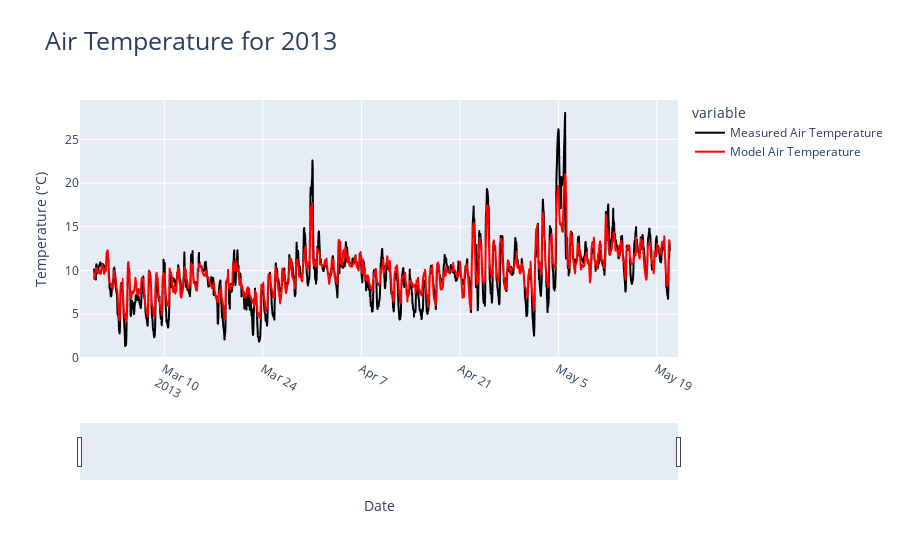
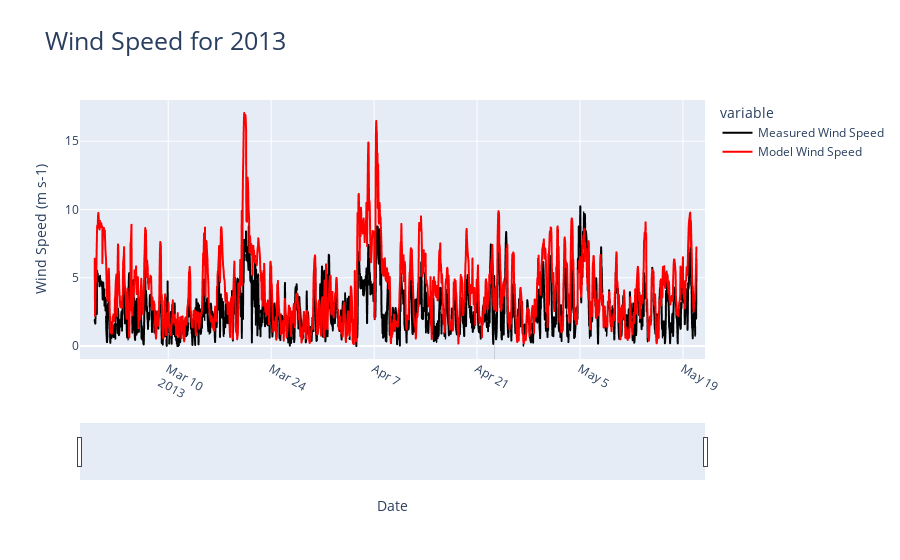
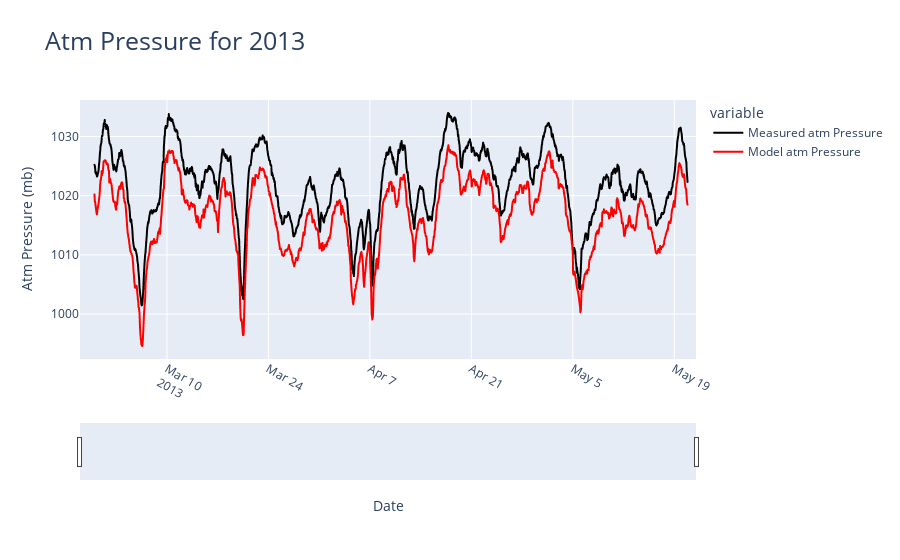

Source (notebook cell) for these figures, in order:
### Code cell
import pandas as pd
import scipy.io as sio
from scipy import signal, stats
import numpy as np
import datetime
import plotly.express as px
from plotly.subplots import make_subplots
import plotly.graph_objects as go
import re
import coare36vn_zrf_et
import os

weatherDF = pd.read_csv('weather_12_13_measuredvalues.csv', parse_dates = ['DN'])

heatFluxModelDF = pd.read_csv('weather12_13_flux.csv', parse_dates = ['Tm (UTC)'])
heatFluxModelDF = pd.merge(left = weatherDF, right = heatFluxModelDF, how = 'inner',  left_on = 'DN', right_on = 'Tm (UTC)')
heatFluxModelDF = heatFluxModelDF.drop('Tm (UTC)', axis = 1)

tempFigLabels = ['Measured Air Temperature', 'Model Air Temperature']
tempfig = px.line(x = heatFluxModelDF['DN'], y = [heatFluxModelDF["MeasuredAirTemp"], heatFluxModelDF["Tair (degC)"]], color_discrete_sequence= ["black", "red"], title = "Air Temperature")
for idx in range(len(tempFigLabels)):
    tempfig.data[idx].name = tempFigLabels[idx]
    tempfig.data[idx].hovertemplate = 'variable=' + tempFigLabels[idx] + '<br>x=%{x}<br>value=%{y}<extra></extra>'
    tempfig.data[idx].legendgroup = tempFigLabels[idx]
tempfig.update_layout(title=dict(text= "Air Temperature for 2013", font=dict(size=25)))
tempfig.update_xaxes(tickangle=30)
tempfig.update_xaxes(rangeslider_visible=True)
tempfig.update_xaxes(range = [pd.Timestamp('2013-02-26'),pd.Timestamp('2013-05-22')])
tempfig.update_layout(xaxis_title="Date", yaxis_title="Temperature (°C)")
tempfig.show()


windFigLabels = ['Measured Wind Speed', 'Model Wind Speed']
windfig = px.line(x = heatFluxModelDF['DN'], y = [heatFluxModelDF["U"], heatFluxModelDF["U (m s-1)"]], color_discrete_sequence= ["black", "red"], title = "Wind Speed")
for idx in range(len(windFigLabels)):
    windfig.data[idx].name = windFigLabels[idx]
    windfig.data[idx].hovertemplate = 'variable=' + windFigLabels[idx] + '<br>x=%{x}<br>value=%{y}<extra></extra>'
    windfig.data[idx].legendgroup = windFigLabels[idx]
windfig.update_layout(title=dict(text= "Wind Speed for 2013", font=dict(size=25)))
windfig.update_xaxes(tickangle=30)
windfig.update_xaxes(rangeslider_visible=True)
windfig.update_xaxes(range = [pd.Timestamp('2013-02-26'),pd.Timestamp('2013-05-22')])
windfig.update_layout(xaxis_title="Date", yaxis_title="Wind Speed (m s-1)")
windfig.show()

roFigLabels = ['Measured atm Pressure', 'Model atm Pressure']
rofig = px.line(x = heatFluxModelDF['DN'], y = [heatFluxModelDF['atm Pressure'], heatFluxModelDF['P (mb)']], color_discrete_sequence= ["black", "red"], title = "Atm Pressure")
for idx in range(len(roFigLabels)):
    rofig.data[idx].name = roFigLabels[idx]
    rofig.data[idx].hovertemplate = 'variable=' + roFigLabels[idx] + '<br>x=%{x}<br>value=%{y}<extra></extra>'
    rofig.data[idx].legendgroup = roFigLabels[idx]
rofig.update_layout(title=dict(text= "Atm Pressure for 2013", font=dict(size=25)))
rofig.update_xaxes(tickangle=30)
rofig.update_xaxes(rangeslider_visible=True)
rofig.update_xaxes(range = [pd.Timestamp('2013-02-26'),pd.Timestamp('2013-05-22')])
rofig.update_layout(xaxis_title="Date", yaxis_title="Atm Pressure (mb)")
rofig.show()

### Figure 1 — Plotly figure (JSON) as saved in the notebook; plotly's stock layout.template omitted (floating-point values rounded to 4 significant figures; data arrays with more than 128 entries replaced by an {"elided": "..."} marker saying what was removed)
{"data": [{"hovertemplate": "variable=Measured Air Temperature<br>x=%{x}<br>value=%{y}<extra></extra>", "legendgroup": "Measured Air Temperature", "line": {"color": "black", "dash": "solid"}, "marker": {"symbol": "circle"}, "mode": "lines", "name": "Measured Air Temperature", "showlegend": true, "type": "scattergl", "x": {"elided": "1965 str values"}, "xaxis": "x", "y": {"elided": "1965 float values"}, "yaxis": "y"}, {"hovertemplate": "variable=Model Air Temperature<br>x=%{x}<br>value=%{y}<extra></extra>", "legendgroup": "Model Air Temperature", "line": {"color": "red", "dash": "solid"}, "marker": {"symbol": "circle"}, "mode": "lines", "name": "Model Air Temperature", "showlegend": true, "type": "scattergl", "x": {"elided": "1965 str values"}, "xaxis": "x", "y": {"elided": "1965 float values"}, "yaxis": "y"}], "layout": {"legend": {"title": {"text": "variable"}, "tracegroupgap": 0}, "title": {"font": {"size": 25}, "text": "Air Temperature for 2013"}, "xaxis": {"anchor": "y", "domain": [0, 1], "range": ["2013-02-26T00:00:00", "2013-05-22T00:00:00"], "rangeslider": {"visible": true}, "tickangle": 30, "title": {"text": "Date"}}, "yaxis": {"anchor": "x", "domain": [0, 1], "title": {"text": "Temperature (°C)"}}}}

### Figure 2 — Plotly figure (JSON) as saved in the notebook; plotly's stock layout.template omitted (floating-point values rounded to 4 significant figures; data arrays with more than 128 entries replaced by an {"elided": "..."} marker saying what was removed)
{"data": [{"hovertemplate": "variable=Measured Wind Speed<br>x=%{x}<br>value=%{y}<extra></extra>", "legendgroup": "Measured Wind Speed", "line": {"color": "black", "dash": "solid"}, "marker": {"symbol": "circle"}, "mode": "lines", "name": "Measured Wind Speed", "showlegend": true, "type": "scattergl", "x": {"elided": "1965 str values"}, "xaxis": "x", "y": {"elided": "1965 float values"}, "yaxis": "y"}, {"hovertemplate": "variable=Model Wind Speed<br>x=%{x}<br>value=%{y}<extra></extra>", "legendgroup": "Model Wind Speed", "line": {"color": "red", "dash": "solid"}, "marker": {"symbol": "circle"}, "mode": "lines", "name": "Model Wind Speed", "showlegend": true, "type": "scattergl", "x": {"elided": "1965 str values"}, "xaxis": "x", "y": {"elided": "1965 float values"}, "yaxis": "y"}], "layout": {"legend": {"title": {"text": "variable"}, "tracegroupgap": 0}, "title": {"font": {"size": 25}, "text": "Wind Speed for 2013"}, "xaxis": {"anchor": "y", "domain": [0, 1], "range": ["2013-02-26T00:00:00", "2013-05-22T00:00:00"], "rangeslider": {"visible": true}, "tickangle": 30, "title": {"text": "Date"}}, "yaxis": {"anchor": "x", "domain": [0, 1], "title": {"text": "Wind Speed (m s-1)"}}}}

### Figure 3 — Plotly figure (JSON) as saved in the notebook; plotly's stock layout.template omitted (floating-point values rounded to 4 significant figures; data arrays with more than 128 entries replaced by an {"elided": "..."} marker saying what was removed)
{"data": [{"hovertemplate": "variable=Measured atm Pressure<br>x=%{x}<br>value=%{y}<extra></extra>", "legendgroup": "Measured atm Pressure", "line": {"color": "black", "dash": "solid"}, "marker": {"symbol": "circle"}, "mode": "lines", "name": "Measured atm Pressure", "showlegend": true, "type": "scattergl", "x": {"elided": "1965 str values"}, "xaxis": "x", "y": {"elided": "1965 float values"}, "yaxis": "y"}, {"hovertemplate": "variable=Model atm Pressure<br>x=%{x}<br>value=%{y}<extra></extra>", "legendgroup": "Model atm Pressure", "line": {"color": "red", "dash": "solid"}, "marker": {"symbol": "circle"}, "mode": "lines", "name": "Model atm Pressure", "showlegend": true, "type": "scattergl", "x": {"elided": "1965 str values"}, "xaxis": "x", "y": {"elided": "1965 float values"}, "yaxis": "y"}], "layout": {"legend": {"title": {"text": "variable"}, "tracegroupgap": 0}, "title": {"font": {"size": 25}, "text": "Atm Pressure for 2013"}, "xaxis": {"anchor": "y", "domain": [0, 1], "range": ["2013-02-26T00:00:00", "2013-05-22T00:00:00"], "rangeslider": {"visible": true}, "tickangle": 30, "title": {"text": "Date"}}, "yaxis": {"anchor": "x", "domain": [0, 1], "title": {"text": "Atm Pressure (mb)"}}}}
